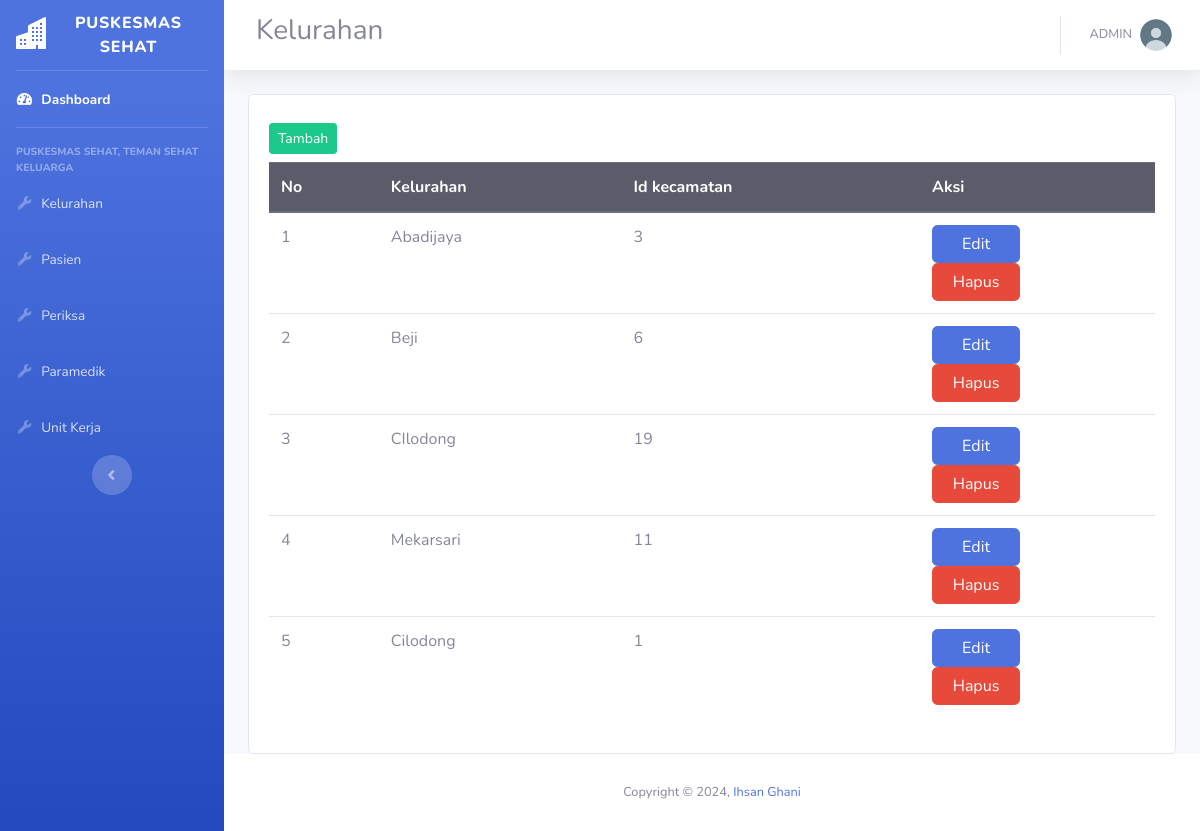
Page /admin/kelurahan/index.php on the committed database.
### tables this page shows
CREATE TABLE `kelurahan` (
  `id` int(11) NOT NULL,
  `nama` varchar(45) NOT NULL,
  `kec_id` int(11) DEFAULT NULL
);

### admin/kelurahan/index.php (the view, shortened to what this page needs)
<!DOCTYPE html>
<html lang="en">
<?php
include_once('../include/meta.php');
require_once('../dbkoneksi.php');
?>
<link rel="stylesheet" href="https://cdn.jsdelivr.net/npm/bootstrap-icons@1.11.3/font/bootstrap-icons.min.css">
<body id="page-top">
    <div id="wrapper">
        <?php include_once('../include/header.php') ?>
        <div id="content-wrapper" class="d-flex flex-column">
            <div id="content">
                <nav class="navbar navbar-expand navbar-light bg-white topbar mb-4 static-top shadow">
                    <form class="d-none d-sm-inline-block form-inline mr-auto ml-md-3 my-2 my-md-0 mw-100 navbar-search">
                        <div class="input-group">
                            <h3>Kelurahan</h3>
                        </div>
                    </form>
                    <ul class="navbar-nav ml-auto">
                        <li class="nav-item dropdown no-arrow">
                            <a class="nav-link dropdown-toggle" href="#" id="userDropdown" role="button" data-toggle="dropdown" aria-haspopup="true" aria-expanded="false">
                                <span class="mr-2 d-none d-lg-inline text-gray-600 small">ADMIN</span>
                                <img class="img-profile rounded-circle" src="../img/user.png">
                            </a>
                        </li>
                    </ul>
                </nav>
                <div class="container-fluid">
                    <div class="row">
                        <div class="col-md-12">
                            <div class="card">
                                <div class="card-body">
                                    <a href="tambah.php" class="btn btn-success btn-sm my-2">Tambah</i></a>
                                    <div class="table-responsive">
                                        <table class="table table-hover">
                                            <thead class="thead-dark">
                                                <tr>
                                                    <th>No</th>
                                                    <th>Kelurahan</th>
                                                    <th>Id kecamatan</th>
                                                    <th>Aksi</th>
                                                </tr>
                                            </thead>
                                            <tbody>
                                                <?php
                                                $no = 1;
                                                $sql = $sql = "SELECT * FROM kelurahan";
                                                $stmt = $dbh->prepare($sql);
                                                $stmt->execute();
                                                $result = $stmt->fetchAll();
                                                foreach ($result as $row) { ?>
                                                    <tr>
                                                        <td><?= $no++ ?></td>
                                                        <td><?= $row['nama'] ?></td>
                                                        <td><?= $row['kec_id'] ?></td>
                                                        <td>
                                                            <a href="edit.php?id=<?= $row['id'] ?>" class="btn btn-primary col-12 col-md-6 col-lg-5">Edit</a>
                                                            <br>
                                                            <a href="hapus.php?id=<?= $row['id'] ?>" class="btn btn-danger col-12 col-md-6 col-lg-5">Hapus</a>
                                                        </td>
                                                    </tr>
                                                <?php }
                                                ?>
                                            </tbody>
                                        </table>
                                    </div>
                                </div>
                            </div>
                        </div>
                    </div>
                </div>
            </div>
            <?php include_once('../include/footer.php') ?>
        </div>
    </div>
</body>
</html>

### rows in the picture
kelurahan: nama "Abadijaya", kec "3"
kelurahan: nama "Beji", kec "6"
kelurahan: nama "CIlodong", kec "19"
kelurahan: nama "Mekarsari", kec "11"
kelurahan: nama "Cilodong", kec "1"
